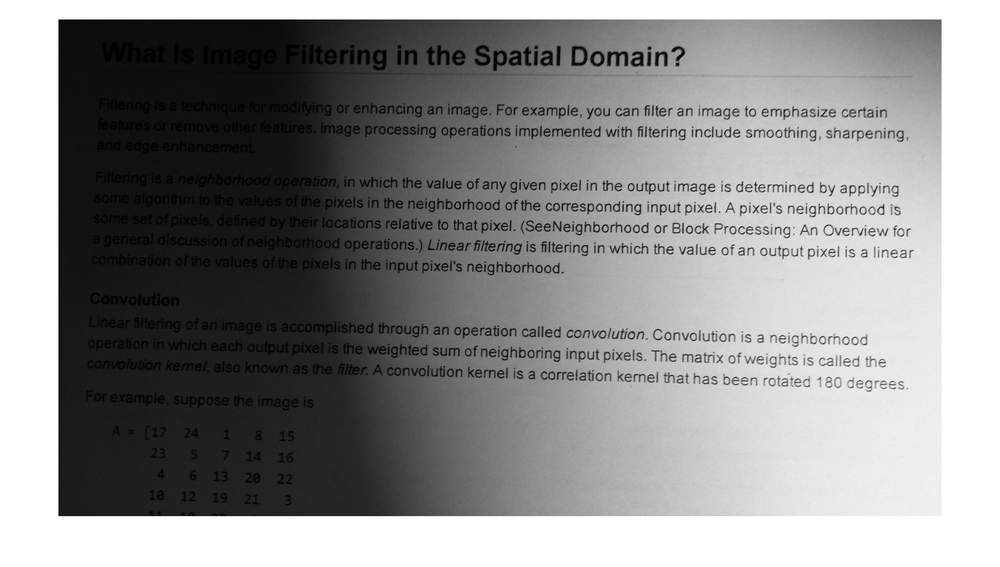
#> input picture opencv_lessons/data/adaptive_thresholding.png, 1000 x 567 px, shrunk from 1848 x 1048 before the run, found by its file name
$ python 6_lesson_image_adaptive_threshold.py
#> lines starting #> are read from the running program, lines starting #| are printed output that depends on the picture; after the words box and inside, x2 and y2 are one past the last pixel; in counts of white or black regions, pixels touching at a corner belong together
import os
import cv2


image_path = os.path.join('opencv_lessons', 'data', 'adaptive_thresholding.png')
image = cv2.imread(image_path)
#> image is the input picture: shape (567, 1000, 3); min 0, max 255, mean 143

image_gray = cv2.cvtColor(image, cv2.COLOR_BGR2GRAY)
thresh = cv2.adaptiveThreshold(
    image_gray, 255, cv2.ADAPTIVE_THRESH_GAUSSIAN_C, cv2.THRESH_BINARY, 11, 2
)
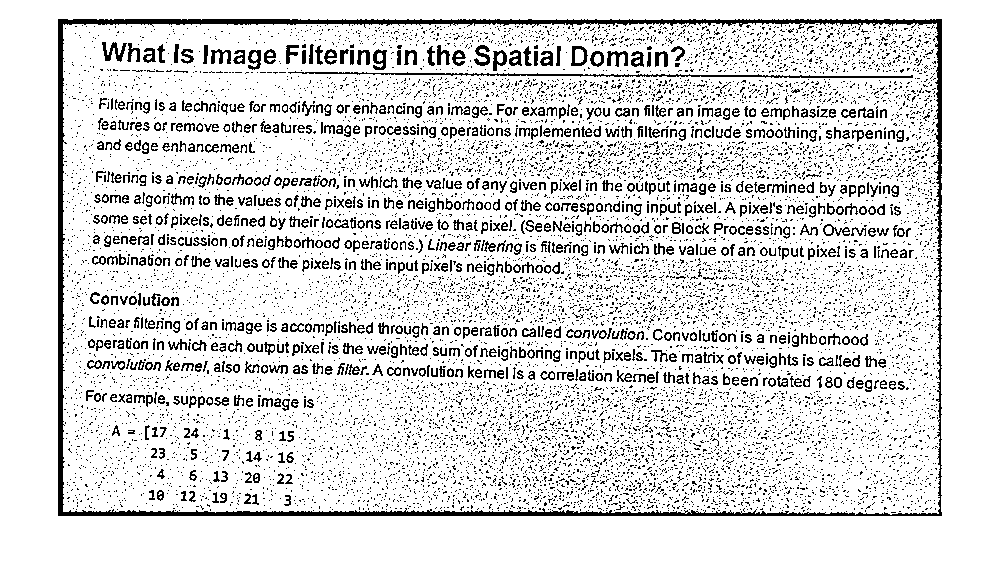
#> thresh: shape (567, 1000); 86.3% white; black in thin lines or dots, all inside (x1, y1, x2, y2) = (58, 19, 942, 516)
blured_thresh = cv2.blur(thresh, (2, 2))
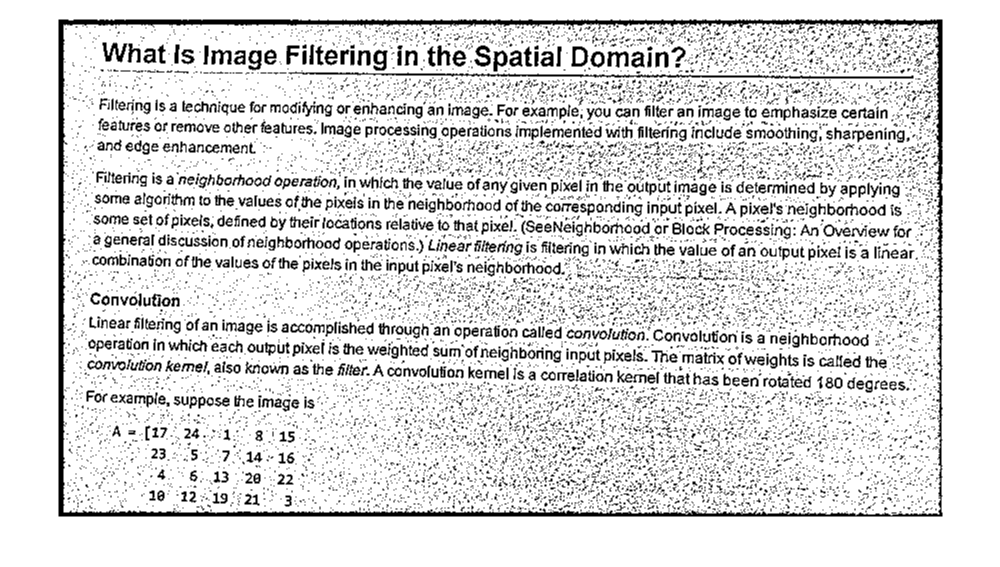
#> blured_thresh: shape (567, 1000); min 0, max 255, mean 220.2

cv2.imshow('blured_thresh', blured_thresh)
cv2.waitKey(0)
